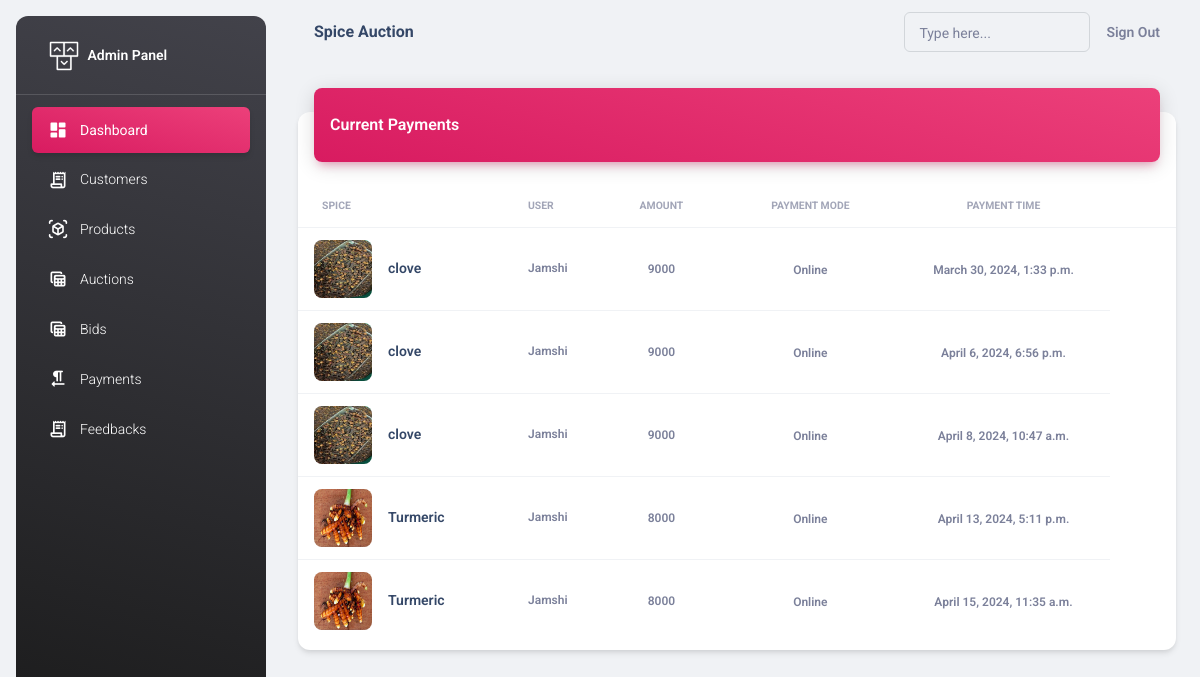
Before: /adminapi/payments/ (signed in) with the older database file.
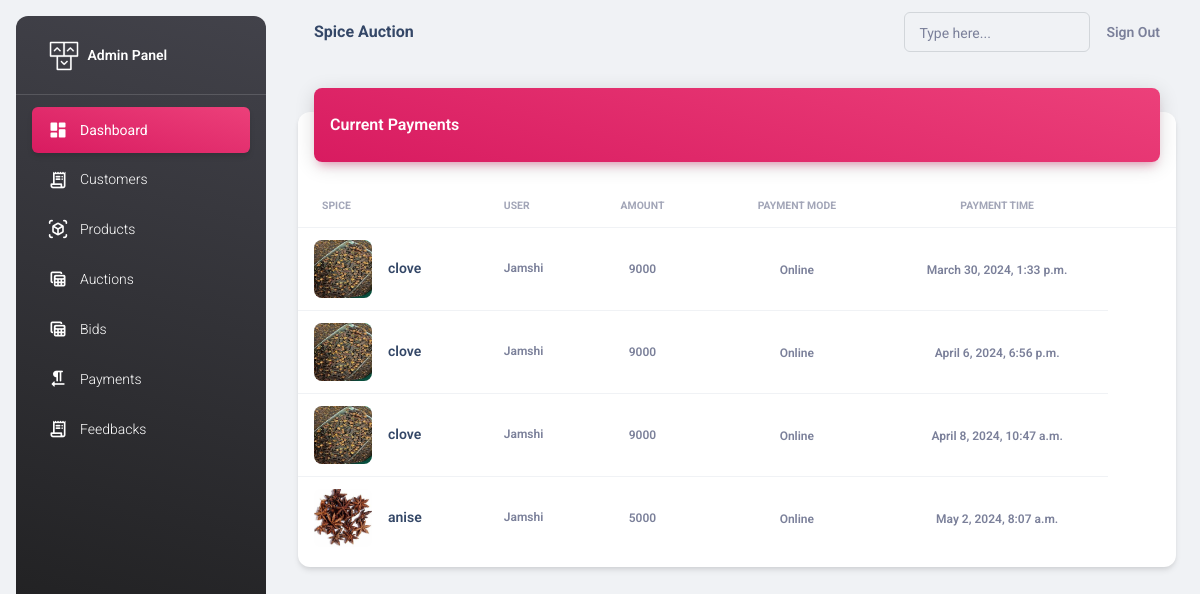
After: the same page with the newer database file.
### adminapi/models.py (models this page shows, shortened)
class Payment(models.Model):
    bid = models.ForeignKey(Bid, on_delete=models.CASCADE)
    user = models.ForeignKey(Seller, on_delete=models.CASCADE)
    payment_mode=models.CharField(max_length=50,default='Online')
    timestamp = models.DateTimeField(auto_now_add=True)

class Bid(models.Model):
    auction = models.ForeignKey(Auction, on_delete=models.CASCADE)
    bidder = models.ForeignKey(Seller, on_delete=models.CASCADE)
    amount = models.PositiveIntegerField()
    timestamp = models.DateTimeField(auto_now_add=True)
    is_selected=models.BooleanField(default=False)

class Auction(models.Model):
    spice = models.ForeignKey(Spice, on_delete=models.CASCADE)
    auctioneer = models.ForeignKey(Seller, on_delete=models.CASCADE)
    starting_bid = models.DecimalField(max_digits=10, decimal_places=2)
    expected_bid = models.DecimalField(max_digits=10, decimal_places=2, default=0)
    number_of_lots = models.IntegerField(default=1)
    end_time = models.DateTimeField()
    created_at = models.DateTimeField(auto_now_add=True)
    choices= [
        ('Available', 'Available'),
        ('Sold', 'Sold'),
        ('Expired', 'Expired'),
    ]
    status=models.CharField(max_length=50, choices=choices, default='Available')

class Spice(models.Model):
    seller = models.ForeignKey(Seller, on_delete=models.CASCADE)
    name = models.CharField(max_length=100)
    description = models.CharField(max_length=100)
    stock_quantity = models.PositiveIntegerField(default=0)
    image = models.ImageField(upload_to="images", null=True)
    created_at = models.DateTimeField(auto_now_add=True)
    choices= [
        ('Available', 'Available'),
        ('Not Available', 'Not Available'),
    ]
    status=models.CharField(max_length=50, choices=choices, default='Available')

class CustomUser(AbstractUser):
    user_type_choices = [
        ('Admin', 'Admin'),
        ('Seller', 'Seller'),
    ]
    user_type = models.CharField(max_length=50, choices=user_type_choices, default='Admin')

class Seller(CustomUser):
    name = models.CharField(max_length=100)
    phone = models.CharField(max_length=100)
    email_address = models.EmailField()
    address = models.CharField(max_length=100)
    id_proof = models.FileField(null=True, upload_to="images")
    profile = models.ImageField(upload_to="images", null=True)
    is_available = models.BooleanField(default=True)

### adminapi/views.py (the view)
# urls.py: path("payments/",views.PaymentsView.as_view(),name="payments"),
@method_decorator(decs,name="dispatch")
class PaymentsView(ListView):
    template_name="payments.html"
    model=Payment
    context_object_name="payments"

### adminapi/views.py (called while the page is built)
def signin_required(fn):
    def wrapper(request,*args,**kwargs):
        if not request.user.is_authenticated:
            messages.error(request,"invalid session!..please login")
            return redirect("adminsignin")
        else:
            return fn(request,*args,**kwargs)
    return wrapper

def is_admin(fn):
    def wrapper(request,*args,**kwargs):
        if not request.user.is_superuser:
            messages.error(request,"Permission denied for current user !")
            return redirect("adminsignin")
        else:
            return fn(request,*args,**kwargs)
    return wrapper

### adminapi/templates/payments.html
{%extends 'base.html'%}
{%load static%}
{%block body_block%}
<div class="container-fluid py-4">
    <div class="row">
      <div class="col-12">
        <div class="card my-4">
          <div class="card-header p-0 position-relative mt-n4 mx-3 z-index-2">
            <div class="bg-gradient-primary shadow-primary border-radius-lg pt-4 pb-3">
              <h6 class="text-white text-capitalize ps-3">Current Payments</h6>
            </div>
          </div>
          <div class="card-body px-0 pb-2">
            <div class="table-responsive p-0">
              <table class="table align-items-center mb-0">
                <thead>
                  <tr>
                    <th class="text-uppercase text-secondary text-xxs font-weight-bolder opacity-7">Spice</th>
                    <th class="text-uppercase text-secondary text-xxs font-weight-bolder opacity-7 ps-2">user</th>
                    <th class="text-center text-uppercase text-secondary text-xxs font-weight-bolder opacity-7">Amount</th>
                    <th class="text-center text-uppercase text-secondary text-xxs font-weight-bolder opacity-7">Payment mode</th>
                    <th class="text-center text-uppercase text-secondary text-xxs font-weight-bolder opacity-7">Payment time</th>
                    <th class="text-secondary opacity-7"></th>
                  </tr>
                </thead>
                <tbody>
                    {%for p in payments%}
                        <tr>
                            <td>
                            <div class="d-flex px-2 py-1">
                                <div>
                                <img src="{{p.bid.auction.spice.image.url}}" class="avatar avatar-lg me-3 border-radius-lg">
                                </div>
                                <div class="d-flex flex-column justify-content-center">
                                <h6 class="mb-0 text-sm">{{p.bid.auction.spice.name}}</h6>
                                </div>
                            </div>
                            </td>
                            <td>
                            <p class="text-xs font-weight-bold mb-0">{{p.user.name}}</p>
                            </td>
                            <td class="align-middle text-center text-sm">
                            <span class="text-secondary text-xs font-weight-bold">{{p.bid.amount}}</span>
                            </td>
                            <td class="align-middle text-center">
                            <span class="text-secondary text-xs font-weight-bold">{{p.payment_mode}}</span>
                            </td>
                            <td class="align-middle text-center">
                              <span class="text-secondary text-xs font-weight-bold">{{p.timestamp}}</span>
                              </td>
                        </tr>
                    {%endfor%}
                </tbody>
              </table>
            </div>
          </div>
        </div>
      </div>
    </div>
  </div>
{%endblock%}

Changed rows visible on the page:
removed Payment: bid.auction.spice.image (picture), bid.auction.spice.name "Turmeric", user.name "Jamshi", bid.amount "8000", payment_mode "Online", timestamp "April 13, 2024, 5:11 p.m."
removed Payment: bid.auction.spice.image (picture), bid.auction.spice.name "Turmeric", user.name "Jamshi", bid.amount "8000", payment_mode "Online", timestamp "April 15, 2024, 11:35 a.m."
added Payment: bid.auction.spice.image (picture), bid.auction.spice.name "anise", user.name "Jamshi", bid.amount "5000", payment_mode "Online", timestamp "May 2, 2024, 8:07 a.m."
